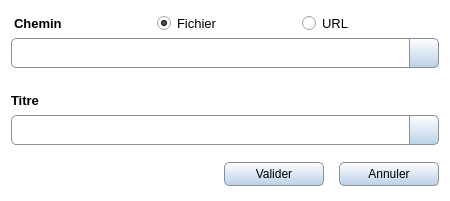
<?xml version="1.0" encoding="UTF-8"?>
<ui version="4.0">
 <class>LibraryModify</class>
 <widget class="QWidget" name="LibraryModify">
  <property name="windowModality">
   <enum>Qt::ApplicationModal</enum>
  </property>
  <property name="geometry">
   <rect>
    <x>0</x>
    <y>0</y>
    <width>450</width>
    <height>201</height>
   </rect>
  </property>
  <property name="acceptDrops">
   <bool>true</bool>
  </property>
  <property name="windowIcon">
   <iconset resource="../icones/icons.qrc">
    <normaloff>:/Images/asc.svg</normaloff>:/Images/asc.svg</iconset>
  </property>
  <property name="styleSheet">
   <string notr="true">QWidget#LibraryModify {background-color: #FFFFFF; }</string>
  </property>
  <layout class="QVBoxLayout" name="verticalLayout_3">
   <property name="spacing">
    <number>15</number>
   </property>
   <property name="topMargin">
    <number>6</number>
   </property>
   <item>
    <layout class="QVBoxLayout" name="verticalLayout">
     <property name="spacing">
      <number>0</number>
     </property>
     <item>
      <layout class="QHBoxLayout" name="horizontalLayout_5">
       <property name="spacing">
        <number>9</number>
       </property>
       <item>
        <widget class="QLabel" name="path_text">
         <property name="minimumSize">
          <size>
           <width>0</width>
           <height>30</height>
          </size>
         </property>
         <property name="maximumSize">
          <size>
           <width>16777215</width>
           <height>30</height>
          </size>
         </property>
         <property name="font">
          <font>
           <family>Segoe UI</family>
           <pointsize>10</pointsize>
           <weight>75</weight>
           <bold>true</bold>
          </font>
         </property>
         <property name="styleSheet">
          <string notr="true">QLabel{padding-right: 10px}</string>
         </property>
         <property name="text">
          <string>Chemin</string>
         </property>
        </widget>
       </item>
       <item>
        <widget class="QRadioButton" name="file_radio">
         <property name="minimumSize">
          <size>
           <width>0</width>
           <height>30</height>
          </size>
         </property>
         <property name="maximumSize">
          <size>
           <width>16777215</width>
           <height>30</height>
          </size>
         </property>
         <property name="font">
          <font>
           <family>Segoe UI</family>
           <pointsize>10</pointsize>
          </font>
         </property>
         <property name="text">
          <string>Fichier</string>
         </property>
         <property name="checked">
          <bool>true</bool>
         </property>
        </widget>
       </item>
       <item>
        <widget class="QRadioButton" name="url_radio">
         <property name="minimumSize">
          <size>
           <width>0</width>
           <height>30</height>
          </size>
         </property>
         <property name="maximumSize">
          <size>
           <width>16777215</width>
           <height>30</height>
          </size>
         </property>
         <property name="font">
          <font>
           <family>Segoe UI</family>
           <pointsize>10</pointsize>
          </font>
         </property>
         <property name="text">
          <string notr="true">URL</string>
         </property>
        </widget>
       </item>
      </layout>
     </item>
     <item>
      <layout class="QHBoxLayout" name="horizontalLayout_2">
       <property name="spacing">
        <number>0</number>
       </property>
       <item>
        <widget class="QLineEdit" name="path">
         <property name="minimumSize">
          <size>
           <width>0</width>
           <height>30</height>
          </size>
         </property>
         <property name="maximumSize">
          <size>
           <width>16777215</width>
           <height>30</height>
          </size>
         </property>
         <property name="font">
          <font>
           <family>Segoe UI</family>
           <pointsize>10</pointsize>
          </font>
         </property>
         <property name="styleSheet">
          <string notr="true">QLineEdit{padding-left: 5px; border: 1px solid #8f8f91; border-right-width: 0px; border-top-left-radius:5px; border-bottom-left-radius: 5px; }</string>
         </property>
         <property name="readOnly">
          <bool>true</bool>
         </property>
        </widget>
       </item>
       <item>
        <widget class="QPushButton" name="browser">
         <property name="minimumSize">
          <size>
           <width>30</width>
           <height>30</height>
          </size>
         </property>
         <property name="maximumSize">
          <size>
           <width>30</width>
           <height>30</height>
          </size>
         </property>
         <property name="font">
          <font>
           <family>Segoe UI</family>
           <pointsize>10</pointsize>
          </font>
         </property>
         <property name="styleSheet">
          <string notr="true">QPushButton{border: 1px solid #8f8f91; border-top-right-radius:5px ; border-bottom-right-radius:5px; background-color: qlineargradient(spread:pad, x1:0, y1:0, x2:0, y2:1, stop:0 #FFFFFF, stop:1 #BAD0E7); }
QPushButton:hover{background-color: qlineargradient(spread:pad, x1:0, y1:0, x2:0, y2:1, stop:0 #F8F8F8, stop:1 #8FADCC); }
QPushButton:pressed{background-color: qlineargradient(spread:pad, x1:0, y1:0, x2:0, y2:1, stop:0 #8FADCC, stop:1 #F8F8F8); }</string>
         </property>
         <property name="text">
          <string/>
         </property>
         <property name="icon">
          <iconset resource="../icones/icons.qrc">
           <normaloff>:/Images/browse.svg</normaloff>:/Images/browse.svg</iconset>
         </property>
         <property name="iconSize">
          <size>
           <width>20</width>
           <height>20</height>
          </size>
         </property>
        </widget>
       </item>
      </layout>
     </item>
    </layout>
   </item>
   <item>
    <layout class="QVBoxLayout" name="verticalLayout_2">
     <property name="spacing">
      <number>0</number>
     </property>
     <item>
      <widget class="QLabel" name="title_text">
       <property name="minimumSize">
        <size>
         <width>0</width>
         <height>30</height>
        </size>
       </property>
       <property name="maximumSize">
        <size>
         <width>16777215</width>
         <height>30</height>
        </size>
       </property>
       <property name="font">
        <font>
         <family>Segoe UI</family>
         <pointsize>10</pointsize>
         <weight>75</weight>
         <bold>true</bold>
        </font>
       </property>
       <property name="text">
        <string>Titre</string>
       </property>
      </widget>
     </item>
     <item>
      <layout class="QHBoxLayout" name="horizontalLayout">
       <property name="spacing">
        <number>0</number>
       </property>
       <item>
        <widget class="QLineEdit" name="title">
         <property name="minimumSize">
          <size>
           <width>0</width>
           <height>30</height>
          </size>
         </property>
         <property name="maximumSize">
          <size>
           <width>16777215</width>
           <height>30</height>
          </size>
         </property>
         <property name="font">
          <font>
           <family>Segoe UI</family>
           <pointsize>10</pointsize>
          </font>
         </property>
         <property name="styleSheet">
          <string notr="true">QLineEdit{padding-left: 5px; border: 1px solid #8f8f91; border-right-width: 0px; border-top-left-radius:5px; border-bottom-left-radius: 5px; }</string>
         </property>
        </widget>
       </item>
       <item>
        <widget class="QPushButton" name="format_bt">
         <property name="minimumSize">
          <size>
           <width>30</width>
           <height>30</height>
          </size>
         </property>
         <property name="maximumSize">
          <size>
           <width>30</width>
           <height>30</height>
          </size>
         </property>
         <property name="font">
          <font>
           <family>Segoe UI</family>
           <pointsize>10</pointsize>
          </font>
         </property>
         <property name="styleSheet">
          <string notr="true">QPushButton{border: 1px solid #8f8f91; border-left-width: 0px; padding-left: 1px; border-right-width: 0px; padding-right: 1px; background-color:#FFFFFF; }
QPushButton:hover{border-left-width: 1px; padding-left: 0px; background-color: qlineargradient(spread:pad, x1:0, y1:0, x2:0, y2:1, stop:0 #F8F8F8, stop:1 #8FADCC); }
QPushButton:pressed{border-left-width: 1px; padding-left: 0px; background-color: qlineargradient(spread:pad, x1:0, y1:0, x2:0, y2:1, stop:0 #8FADCC, stop:1 #F8F8F8); }</string>
         </property>
         <property name="icon">
          <iconset resource="../icones/icons.qrc">
           <normaloff>:/Images/format.png</normaloff>:/Images/format.png</iconset>
         </property>
         <property name="iconSize">
          <size>
           <width>16</width>
           <height>16</height>
          </size>
         </property>
         <property name="flat">
          <bool>true</bool>
         </property>
        </widget>
       </item>
       <item>
        <widget class="QPushButton" name="verification">
         <property name="minimumSize">
          <size>
           <width>30</width>
           <height>30</height>
          </size>
         </property>
         <property name="maximumSize">
          <size>
           <width>30</width>
           <height>30</height>
          </size>
         </property>
         <property name="font">
          <font>
           <family>Segoe UI</family>
           <pointsize>10</pointsize>
          </font>
         </property>
         <property name="styleSheet">
          <string notr="true">QPushButton{border: 1px solid #8f8f91; border-top-right-radius:5px ; border-bottom-right-radius:5px; background-color: qlineargradient(spread:pad, x1:0, y1:0, x2:0, y2:1, stop:0 #FFFFFF, stop:1 #BAD0E7); }
QPushButton:hover{background-color: qlineargradient(spread:pad, x1:0, y1:0, x2:0, y2:1, stop:0 #F8F8F8, stop:1 #8FADCC); }
QPushButton:pressed{background-color: qlineargradient(spread:pad, x1:0, y1:0, x2:0, y2:1, stop:0 #8FADCC, stop:1 #F8F8F8); }</string>
         </property>
         <property name="text">
          <string/>
         </property>
         <property name="iconSize">
          <size>
           <width>20</width>
           <height>20</height>
          </size>
         </property>
        </widget>
       </item>
      </layout>
     </item>
    </layout>
   </item>
   <item>
    <layout class="QHBoxLayout" name="horizontalLayout_3">
     <item>
      <spacer name="horizontalSpacer_3">
       <property name="orientation">
        <enum>Qt::Horizontal</enum>
       </property>
       <property name="sizeHint" stdset="0">
        <size>
         <width>40</width>
         <height>20</height>
        </size>
       </property>
      </spacer>
     </item>
     <item>
      <widget class="QPushButton" name="ok">
       <property name="sizePolicy">
        <sizepolicy hsizetype="Minimum" vsizetype="Fixed">
         <horstretch>0</horstretch>
         <verstretch>0</verstretch>
        </sizepolicy>
       </property>
       <property name="minimumSize">
        <size>
         <width>100</width>
         <height>0</height>
        </size>
       </property>
       <property name="maximumSize">
        <size>
         <width>16777215</width>
         <height>24</height>
        </size>
       </property>
       <property name="font">
        <font>
         <family>Segoe UI</family>
         <pointsize>9</pointsize>
        </font>
       </property>
       <property name="styleSheet">
        <string notr="true">QPushButton{border: 1px solid #8f8f91; border-radius: 5px ; padding-right: 10px; padding-left: 10px; background-color: qlineargradient(spread:pad, x1:0, y1:0, x2:0, y2:1, stop:0 #FFFFFF, stop:1 #BAD0E7); }
QPushButton:hover{background-color: qlineargradient(spread:pad, x1:0, y1:0, x2:0, y2:1, stop:0 #F8F8F8, stop:1 #8FADCC); }
QPushButton:pressed{background-color: qlineargradient(spread:pad, x1:0, y1:0, x2:0, y2:1, stop:0 #8FADCC, stop:1 #F8F8F8); }</string>
       </property>
       <property name="text">
        <string>Valider</string>
       </property>
      </widget>
     </item>
     <item>
      <widget class="QPushButton" name="quit">
       <property name="sizePolicy">
        <sizepolicy hsizetype="Minimum" vsizetype="Fixed">
         <horstretch>0</horstretch>
         <verstretch>0</verstretch>
        </sizepolicy>
       </property>
       <property name="minimumSize">
        <size>
         <width>100</width>
         <height>24</height>
        </size>
       </property>
       <property name="maximumSize">
        <size>
         <width>16777215</width>
         <height>24</height>
        </size>
       </property>
       <property name="font">
        <font>
         <family>Segoe UI</family>
         <pointsize>9</pointsize>
        </font>
       </property>
       <property name="styleSheet">
        <string notr="true">QPushButton{border: 1px solid #8f8f91; border-radius: 5px ; padding-right: 10px; padding-left: 10px; background-color: qlineargradient(spread:pad, x1:0, y1:0, x2:0, y2:1, stop:0 #FFFFFF, stop:1 #BAD0E7); }
QPushButton:hover{background-color: qlineargradient(spread:pad, x1:0, y1:0, x2:0, y2:1, stop:0 #F8F8F8, stop:1 #8FADCC); }
QPushButton:pressed{background-color: qlineargradient(spread:pad, x1:0, y1:0, x2:0, y2:1, stop:0 #8FADCC, stop:1 #F8F8F8); }</string>
       </property>
       <property name="text">
        <string>Annuler</string>
       </property>
      </widget>
     </item>
    </layout>
   </item>
  </layout>
 </widget>
 <tabstops>
  <tabstop>file_radio</tabstop>
  <tabstop>url_radio</tabstop>
  <tabstop>path</tabstop>
  <tabstop>browser</tabstop>
  <tabstop>title</tabstop>
  <tabstop>format_bt</tabstop>
  <tabstop>verification</tabstop>
  <tabstop>ok</tabstop>
  <tabstop>quit</tabstop>
 </tabstops>
 <resources>
  <include location="../icones/icons.qrc"/>
 </resources>
 <connections/>
</ui>
